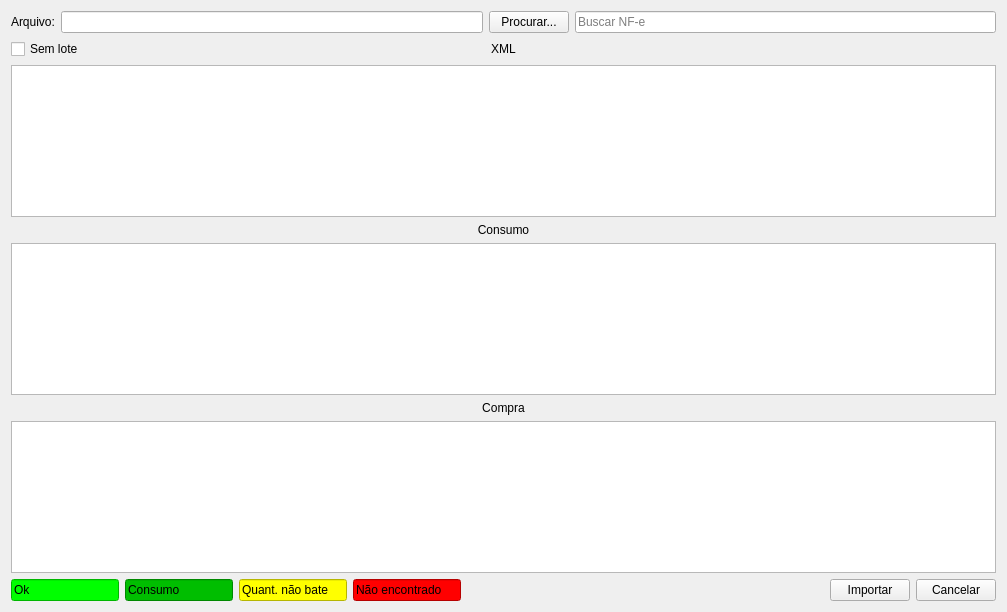
<?xml version="1.0" encoding="UTF-8"?>
<ui version="4.0">
 <class>ImportarXML</class>
 <widget class="QDialog" name="ImportarXML">
  <property name="geometry">
   <rect>
    <x>0</x>
    <y>0</y>
    <width>1007</width>
    <height>612</height>
   </rect>
  </property>
  <property name="windowTitle">
   <string>Importar NF-e</string>
  </property>
  <layout class="QGridLayout" name="gridLayout_3">
   <item row="0" column="0">
    <layout class="QGridLayout" name="gridLayout">
     <item row="0" column="3">
      <widget class="ItemBox" name="itemBoxNFe">
       <property name="placeholderText">
        <string>Buscar NF-e</string>
       </property>
      </widget>
     </item>
     <item row="0" column="0">
      <widget class="QLabel" name="label">
       <property name="text">
        <string>Arquivo:</string>
       </property>
      </widget>
     </item>
     <item row="0" column="1">
      <widget class="QLineEdit" name="lineEdit"/>
     </item>
     <item row="0" column="2">
      <widget class="QPushButton" name="pushButtonProcurar">
       <property name="text">
        <string>Procurar...</string>
       </property>
       <property name="autoDefault">
        <bool>false</bool>
       </property>
      </widget>
     </item>
    </layout>
   </item>
   <item row="1" column="0">
    <layout class="QGridLayout" name="gridLayout_2">
     <item row="1" column="0">
      <widget class="QCheckBox" name="checkBoxSemLote">
       <property name="sizePolicy">
        <sizepolicy hsizetype="Preferred" vsizetype="Fixed">
         <horstretch>0</horstretch>
         <verstretch>0</verstretch>
        </sizepolicy>
       </property>
       <property name="text">
        <string>Sem lote</string>
       </property>
      </widget>
     </item>
     <item row="1" column="1">
      <widget class="QLabel" name="label_2">
       <property name="text">
        <string>XML</string>
       </property>
       <property name="alignment">
        <set>Qt::AlignCenter</set>
       </property>
      </widget>
     </item>
     <item row="2" column="0" colspan="3">
      <widget class="TableView" name="tableEstoque">
       <property name="mouseTracking">
        <bool>true</bool>
       </property>
       <property name="selectionMode">
        <enum>QAbstractItemView::SingleSelection</enum>
       </property>
       <property name="selectionBehavior">
        <enum>QAbstractItemView::SelectRows</enum>
       </property>
       <property name="sortingEnabled">
        <bool>true</bool>
       </property>
      </widget>
     </item>
     <item row="4" column="0" colspan="3">
      <widget class="TableView" name="tableConsumo">
       <property name="mouseTracking">
        <bool>true</bool>
       </property>
       <property name="editTriggers">
        <set>QAbstractItemView::NoEditTriggers</set>
       </property>
       <property name="selectionMode">
        <enum>QAbstractItemView::SingleSelection</enum>
       </property>
       <property name="selectionBehavior">
        <enum>QAbstractItemView::SelectRows</enum>
       </property>
       <property name="sortingEnabled">
        <bool>true</bool>
       </property>
      </widget>
     </item>
     <item row="6" column="0" colspan="3">
      <widget class="TableView" name="tableCompra">
       <property name="mouseTracking">
        <bool>true</bool>
       </property>
       <property name="editTriggers">
        <set>QAbstractItemView::NoEditTriggers</set>
       </property>
       <property name="selectionMode">
        <enum>QAbstractItemView::SingleSelection</enum>
       </property>
       <property name="selectionBehavior">
        <enum>QAbstractItemView::SelectItems</enum>
       </property>
       <property name="sortingEnabled">
        <bool>true</bool>
       </property>
      </widget>
     </item>
     <item row="5" column="0" colspan="3">
      <widget class="QLabel" name="label_4">
       <property name="text">
        <string>Compra</string>
       </property>
       <property name="alignment">
        <set>Qt::AlignCenter</set>
       </property>
      </widget>
     </item>
     <item row="3" column="0" colspan="3">
      <widget class="QLabel" name="label_3">
       <property name="text">
        <string>Consumo</string>
       </property>
       <property name="alignment">
        <set>Qt::AlignCenter</set>
       </property>
      </widget>
     </item>
    </layout>
   </item>
   <item row="2" column="0">
    <layout class="QHBoxLayout" name="horizontalLayout">
     <item>
      <widget class="QLineEdit" name="lineEdit_3">
       <property name="sizePolicy">
        <sizepolicy hsizetype="Preferred" vsizetype="Fixed">
         <horstretch>0</horstretch>
         <verstretch>0</verstretch>
        </sizepolicy>
       </property>
       <property name="maximumSize">
        <size>
         <width>120</width>
         <height>16777215</height>
        </size>
       </property>
       <property name="styleSheet">
        <string notr="true">background-color: rgb(0, 255, 0);
color: rgb(0, 0, 0);</string>
       </property>
       <property name="text">
        <string>Ok</string>
       </property>
       <property name="readOnly">
        <bool>true</bool>
       </property>
      </widget>
     </item>
     <item>
      <widget class="QLineEdit" name="lineEdit_6">
       <property name="sizePolicy">
        <sizepolicy hsizetype="Preferred" vsizetype="Fixed">
         <horstretch>0</horstretch>
         <verstretch>0</verstretch>
        </sizepolicy>
       </property>
       <property name="maximumSize">
        <size>
         <width>120</width>
         <height>16777215</height>
        </size>
       </property>
       <property name="autoFillBackground">
        <bool>false</bool>
       </property>
       <property name="styleSheet">
        <string notr="true">background-color: rgb(0, 190, 0);
color: rgb(0, 0, 0);</string>
       </property>
       <property name="text">
        <string>Consumo</string>
       </property>
       <property name="readOnly">
        <bool>true</bool>
       </property>
      </widget>
     </item>
     <item>
      <widget class="QLineEdit" name="lineEdit_4">
       <property name="sizePolicy">
        <sizepolicy hsizetype="Preferred" vsizetype="Fixed">
         <horstretch>0</horstretch>
         <verstretch>0</verstretch>
        </sizepolicy>
       </property>
       <property name="maximumSize">
        <size>
         <width>120</width>
         <height>16777215</height>
        </size>
       </property>
       <property name="styleSheet">
        <string notr="true">background-color: rgb(255, 255, 0);
color: rgb(0, 0, 0);</string>
       </property>
       <property name="text">
        <string>Quant. não bate</string>
       </property>
       <property name="readOnly">
        <bool>true</bool>
       </property>
      </widget>
     </item>
     <item>
      <widget class="QLineEdit" name="lineEdit_5">
       <property name="sizePolicy">
        <sizepolicy hsizetype="Preferred" vsizetype="Fixed">
         <horstretch>0</horstretch>
         <verstretch>0</verstretch>
        </sizepolicy>
       </property>
       <property name="maximumSize">
        <size>
         <width>120</width>
         <height>16777215</height>
        </size>
       </property>
       <property name="autoFillBackground">
        <bool>false</bool>
       </property>
       <property name="styleSheet">
        <string notr="true">background-color: rgb(255, 0, 0);
color: rgb(0, 0, 0);</string>
       </property>
       <property name="text">
        <string>Não encontrado</string>
       </property>
       <property name="readOnly">
        <bool>true</bool>
       </property>
      </widget>
     </item>
     <item>
      <spacer name="horizontalSpacer">
       <property name="orientation">
        <enum>Qt::Horizontal</enum>
       </property>
       <property name="sizeHint" stdset="0">
        <size>
         <width>0</width>
         <height>0</height>
        </size>
       </property>
      </spacer>
     </item>
     <item>
      <widget class="QPushButton" name="pushButtonImportar">
       <property name="text">
        <string>Importar</string>
       </property>
       <property name="autoDefault">
        <bool>false</bool>
       </property>
      </widget>
     </item>
     <item>
      <widget class="QPushButton" name="pushButtonCancelar">
       <property name="text">
        <string>Cancelar</string>
       </property>
       <property name="autoDefault">
        <bool>false</bool>
       </property>
      </widget>
     </item>
    </layout>
   </item>
  </layout>
 </widget>
 <customwidgets>
  <customwidget>
   <class>ItemBox</class>
   <extends>QLineEdit</extends>
   <header>src/itembox.h</header>
  </customwidget>
  <customwidget>
   <class>TableView</class>
   <extends>QTableView</extends>
   <header>src/tableview.h</header>
  </customwidget>
 </customwidgets>
 <tabstops>
  <tabstop>lineEdit</tabstop>
  <tabstop>pushButtonProcurar</tabstop>
  <tabstop>itemBoxNFe</tabstop>
  <tabstop>checkBoxSemLote</tabstop>
  <tabstop>tableEstoque</tabstop>
  <tabstop>tableConsumo</tabstop>
  <tabstop>tableCompra</tabstop>
  <tabstop>lineEdit_3</tabstop>
  <tabstop>lineEdit_6</tabstop>
  <tabstop>lineEdit_4</tabstop>
  <tabstop>lineEdit_5</tabstop>
  <tabstop>pushButtonImportar</tabstop>
  <tabstop>pushButtonCancelar</tabstop>
 </tabstops>
 <resources/>
 <connections/>
</ui>
